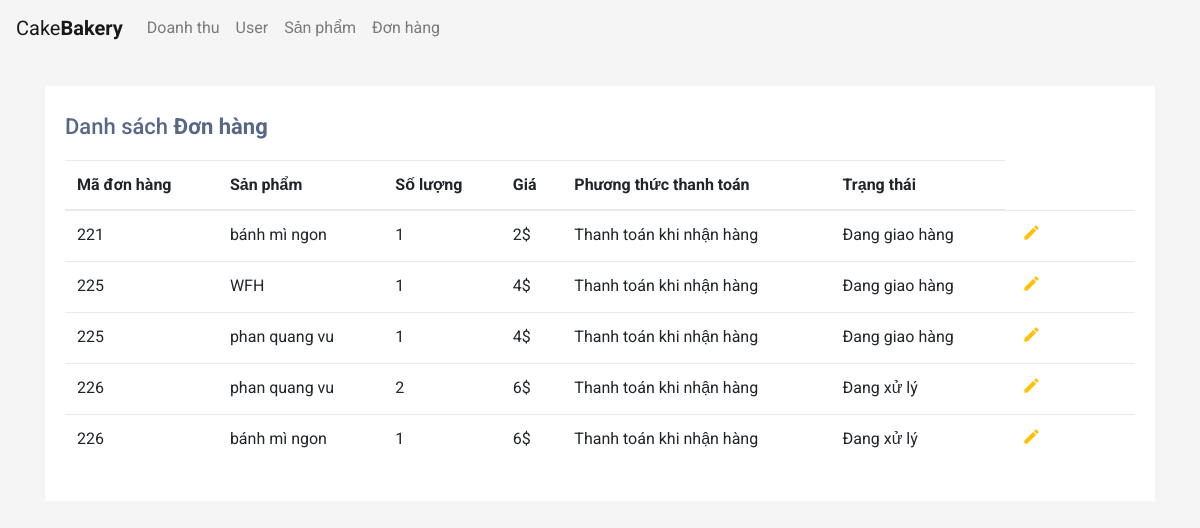
Screenshot of /admin.php?controller=adminOrder (signed in) with the database file from the repository.
### tables this page shows
CREATE TABLE `orders` (
  `id` int(11) NOT NULL,
  `user_id` int(11) NOT NULL,
  `status` int(11) NOT NULL DEFAULT 1,
  `address` varchar(255) NOT NULL,
  `cost` float NOT NULL,
  `discount_id` varchar(255) NOT NULL,
  `shipping` int(11) NOT NULL DEFAULT 1
);

CREATE TABLE `products` (
  `id` int(11) UNSIGNED NOT NULL,
  `name` varchar(200) NOT NULL,
  `price` float NOT NULL,
  `image` varchar(255) NOT NULL,
  `category_id` int(11) NOT NULL,
  `created_at` timestamp NOT NULL DEFAULT current_timestamp(),
  `updated_at` timestamp NOT NULL DEFAULT current_timestamp(),
  `description` varchar(255) NOT NULL,
  `quantity` int(11) NOT NULL DEFAULT 1,
  `sold` int(11) NOT NULL DEFAULT 0
);

CREATE TABLE `orderitems` (
  `id` int(11) NOT NULL,
  `order_id` int(11) NOT NULL,
  `product_id` int(11) NOT NULL,
  `quantity` int(11) NOT NULL
);

CREATE TABLE `shippings` (
  `id` int(11) NOT NULL,
  `name` varchar(255) NOT NULL
);

CREATE TABLE `statusorders` (
  `id` int(11) NOT NULL,
  `name` varchar(255) NOT NULL
);

### controllers/BaseController.php (called while the page is built, shortened)
<?php
class BaseController
{
    protected function view($path, $data = [])
    {
        require(self::VIEW_FOLDER_NAME . '/' . str_replace('.', '/', $path) . '.php');
    }
}

### controllers/AdminOrderController.php (called while the page is built, shortened)
<?php
class AdminOrderController extends BaseController
{
    public function __construct()
    {
        $this->orderModel = new OrderModel;
        $this->statusOderModel = new StatusModel;
    }
    public function index()
    {
        $orders = $this->orderModel->getAll();
        $statusorders = $this->statusOderModel->getAll();
        return $this->view('fontend.admin.orders.index', [
            "orders" => $orders,
            "statusorders" => $statusorders
        ]);
    }
}

### admin.php (called while the page is built, shortened)
<?php
require './controllers/BaseController.php';
$actionName = $_REQUEST['action'] ?? 'index';
$objectController = new $controllerName;
$objectController->$actionName();

### models/BaseModel.php (called while the page is built, shortened)
<?php
class BaseModel extends Database
{
    public static  $connect;
    public function __construct()
    {
        self::$connect = $this->connect();
    }
    protected function _query($sql)
    {
        $result = self::$connect->query($sql);
        $data = [];
        if ($result) {
            if ($result->num_rows > 0) {
                while ($row = $result->fetch_assoc()) {
                    array_push($data, $row);
                }
            }
        }
        return [
            "data" => $data,
        ];
    }
}

### models/OrderModel.php (called while the page is built, shortened)
<?php
class OrderModel extends BaseModel
{
    public function getAll($select = ["*"])
    {
        $sql = "SELECT orders.*,orderitems.product_id,orderitems.quantity,statusorders.name as namestatus,products.name as nameproduct, shippings.name as nameshipping FROM orders,orderitems,statusorders,products,shippings WHERE orders.id = orderitems.order_id AND orders.status = statusorders.id AND orderitems.product_id = products.id AND shippings.id = orders.shipping";
        $result = $this->_query($sql);
        return $result;
    }
}

### views/fontend/admin/orders/index.php (the view, shortened to what this page needs)
<!DOCTYPE html>
<html lang="en">
<?php require('views/fontend/common/headAdmin.php') ?>
<body>
    <?php require('views/fontend/common/navbarAdmin.php') ?>
    <div class="container-xl">
        <div class="table-responsive">
            <div class="table-wrapper">
                <div class="table-title">
                    <div class="row">
                        <div class="col-sm-8">
                            <h2>Danh sách <b>Đơn hàng</b></h2>
                        </div>
                    </div>
                </div>
                <table class="table">
                    <thead>
                        <tr>
                            <th scope="col">Mã đơn hàng</th>
                            <th scope="col">Sản phẩm</th>
                            <th scope="col">Số lượng</th>
                            <th scope="col">Giá</th>
                            <th scope="col">Phương thức thanh toán</th>
                            <th scope="col">Trạng thái</th>
                        </tr>
                    </thead>
                    <tbody>
                        <?php if (isset($orders)) {
                            foreach ($orders['data'] as &$value) { ?>
                                <tr>
                                    <td><?= $value['id'] ?></td>
                                    <td><?= $value['nameproduct'] ?></td>
                                    <td><?= $value['quantity'] ?></td>
                                    <td><?= $value['cost'] . "$" ?></td>
                                    <td><?= $value['nameshipping'] ?></td>
                                    <td><?= $value['namestatus'] ?></td>
                                    <td>
                                        <a href="#modeleditstatus" data-toggle="modal" onclick="setIdUpdate(<?= $value['id'] ?>)" class="edit" title="Edit" data-toggle="tooltip"><i class="material-icons">&#xE254;</i></a>
                                    </td>
                            <?php }
                        } ?>
                    </tbody>
                </table>
            </div>
        </div>
    </div>
</body>
</html>

### styleadmin.css (style rules this page uses)
body { color: #566787; background: #f5f5f5; font-family: "Roboto", sans-serif; }
.table-responsive { margin: 30px 0; }
.table-wrapper { min-width: 1000px; background: #fff; padding: 20px; box-shadow: 0 1px 1px rgba(0, 0, 0, 0.05); }
.table-title { padding-bottom: 10px; margin: 0 0 10px; min-width: 100%; }
.table-title h2 { margin: 8px 0 0; font-size: 22px; }
table.table tr th, table.table tr td { border-color: #e9e9e9; }
table.table td:last-child { width: 130px; }
table.table td a { color: #a0a5b1; display: inline-block; margin: 0 5px; }
table.table td a.edit { color: #ffc107; }
table.table td i { font-size: 19px; }

### rows the page displays
orders: id "221", products.name "bánh mì ngon", orderitems.quantity "1", cost "2", shippings.name "Thanh toán khi nhận hàng", statusorders.name "Đang giao hàng"
orders: id "225", products.name "WFH", orderitems.quantity "1", cost "4", shippings.name "Thanh toán khi nhận hàng", statusorders.name "Đang giao hàng", products.name "phan quang vu"
orders: id "226", products.name "phan quang vu", orderitems.quantity "2", cost "6", shippings.name "Thanh toán khi nhận hàng", statusorders.name "Đang xử lý", products.name "bánh mì ngon", orderitems.quantity "1"
